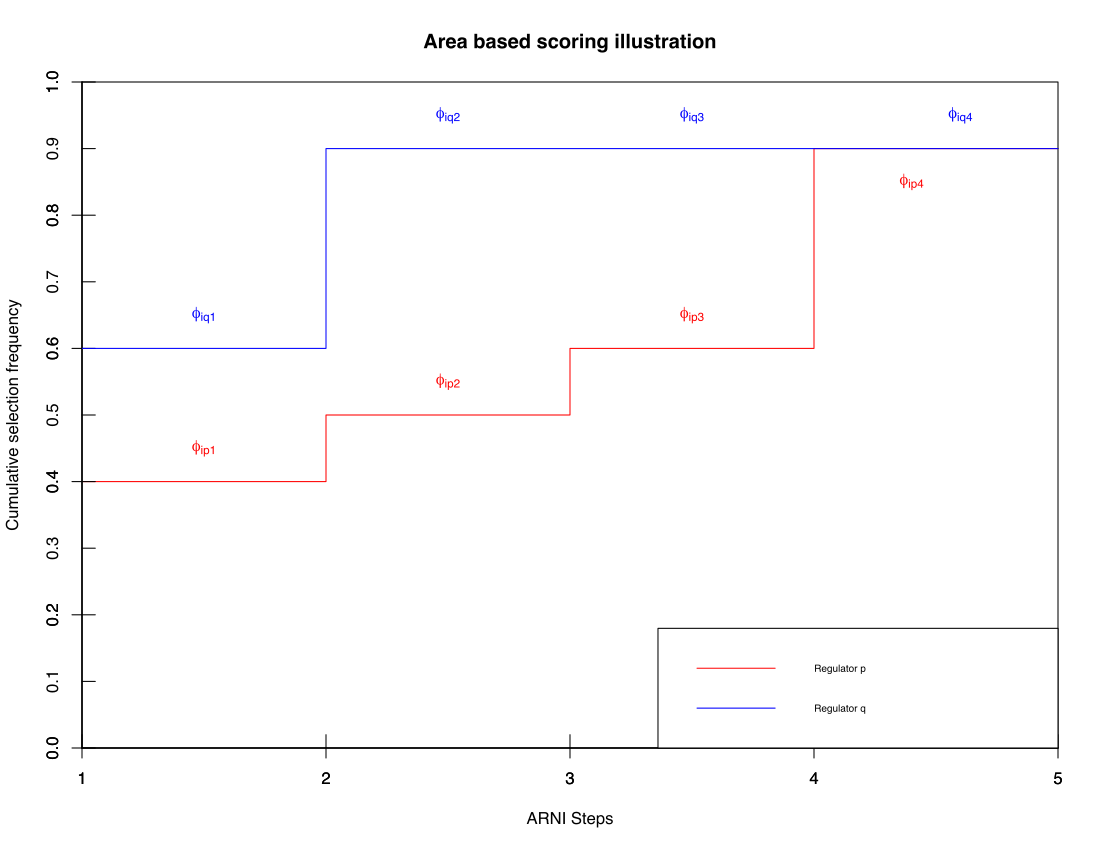

Write the R code that produced this figure.
library(latex2exp)

x =c(1:5)
y1_data=c(0.4,0.5,0.6,0.9,0.9)
y2_data=c(0.6,0.9,0.9,0.9,0.9)

y1 <- data.frame("Steps" = x, "CSF" = y1_data)
y2 <- data.frame("Steps" = x, "CSF" = y2_data)

breaks = x 

plot(breaks, y1$CSF, type ='s', col="red",        # plot the data 
    main="Area based scoring illustration",  # main title 
    xlim = c(1,5),
    ylim = c(0,1),
    xlab = "ARNI Steps", ylab = "Cumulative selection frequency", 
    lty = 1, lwd = 1,
    yaxs="i",xaxs="i"
)

axis(side=2,at=seq(0,1,0.1),tck=0.02) #set the y axis 

axis(side=1,at=breaks,tck=0.02) #set the x axis 

lines(breaks, y2$CSF,type ='s',col = "blue")# join the points

text(1.5, 0.45, TeX("$\\phi_{ip1}"),col = 'red')
text(2.5, 0.55, TeX("$\\phi_{ip2}"),col = 'red')
text(3.5, 0.65, TeX("$\\phi_{ip3}"),col = 'red')
text(4.4, 0.85, TeX("$\\phi_{ip4}"),col = 'red')

text(1.5, 0.65, TeX("$\\phi_{iq1}"),col = 'blue')
text(2.5, 0.95, TeX("$\\phi_{iq2}"),col = 'blue')
text(3.5, 0.95, TeX("$\\phi_{iq3}"),col = 'blue')
text(4.6, 0.95, TeX("$\\phi_{iq4}"),col = 'blue')


# 4. Add a legend to the plot and set legend lty
legend("bottomright", legend = c("Regulator p", "Regulator q"),
       col = c("red", "blue"), lty = 1:1, cex = 0.6)
